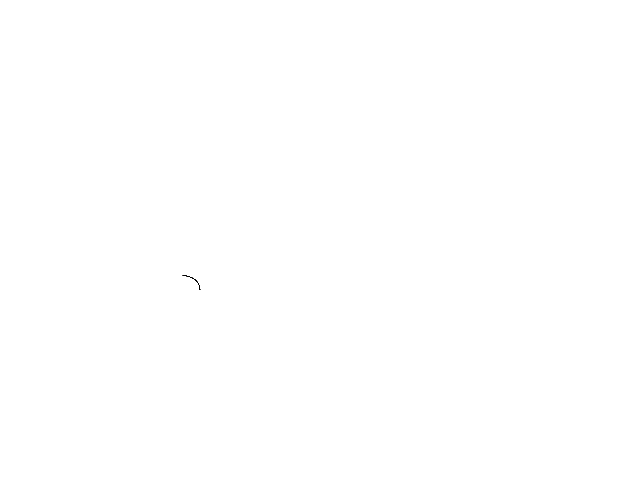
Frame 1 (no input)
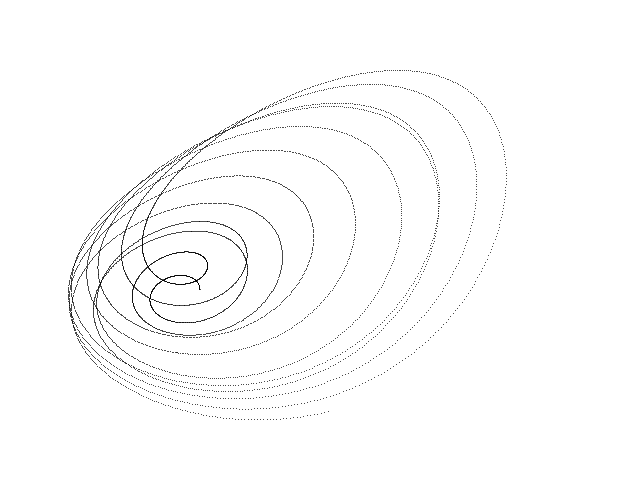
Frame 60 (the mouse pressed at the canvas centre just before this capture)
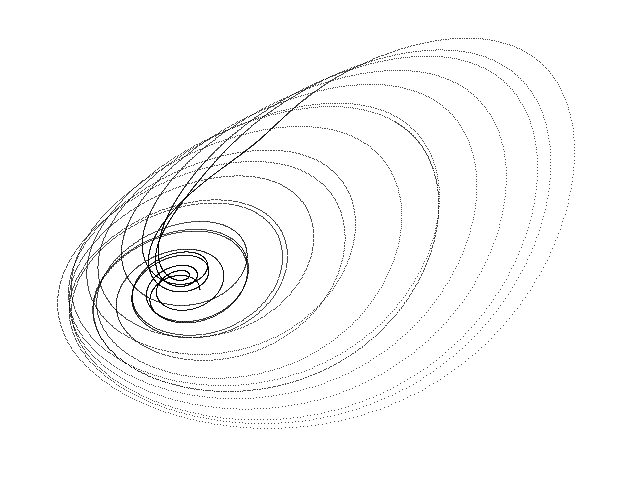
Frame 120 (the mouse held since frame 60 and released just before this capture)

The Processing sketch that drew these frames (run headless with seeded random() and noise(); from frame 60 on, the mouse is pressed at the canvas centre):

// Processing sketch: Sprott_Linz_P
// ── Sprott_Linz_P.pde
// Sprott-Linz P chaotic attractor //

  float x = 0.1;
  float y = 0.0;
  float z = 0.0;
  float dt = 0.01;
  float a = 2.7;


void setup() {
  
  size(640, 480);
  background(255);
  
}

void draw() {
  
  for (int i=0; i<100; i++) {
    
    float nx = x;
    float ny = y;
    float nz = z;
    
    x = nx + dt * (a * ny + nz);
    y = ny + dt * (-nx + pow(ny, 2.0));
    z = nz + dt * (nx + ny); 
    
    point(180 + (200 * x), 290 + (210 * y));
        
  }

}
